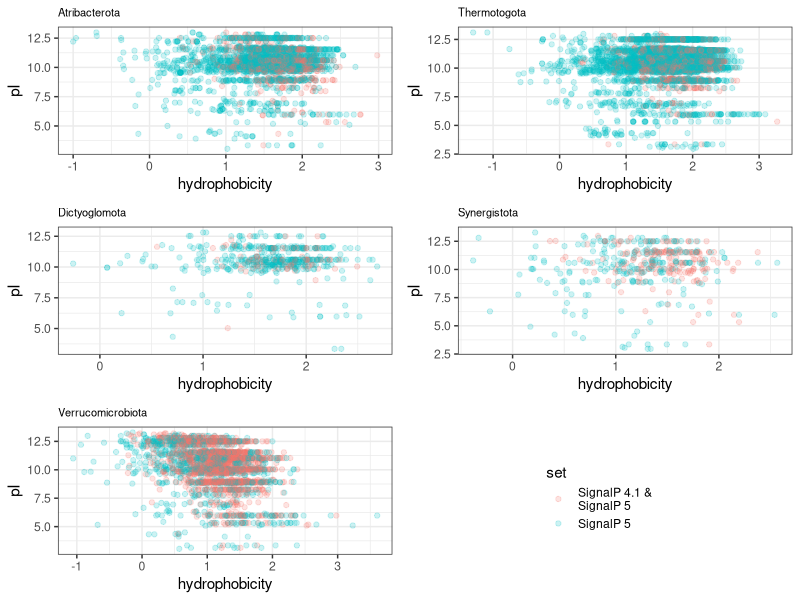
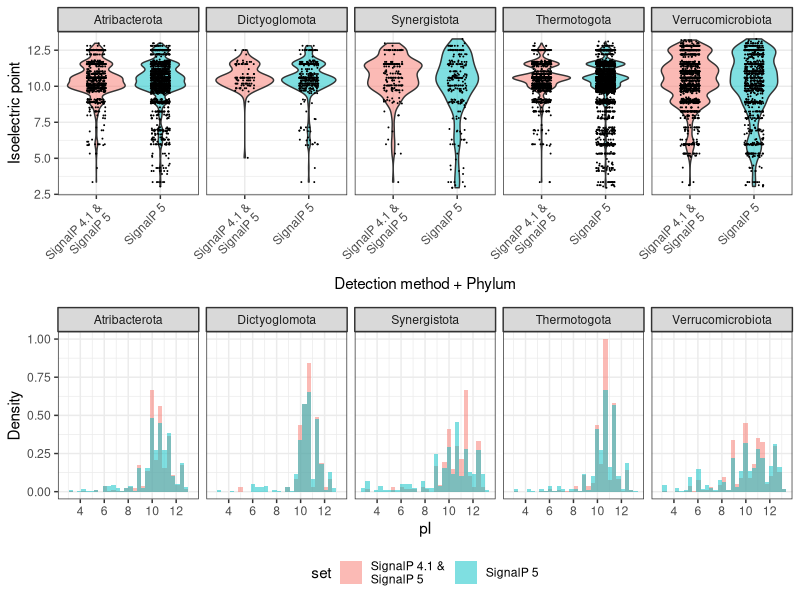
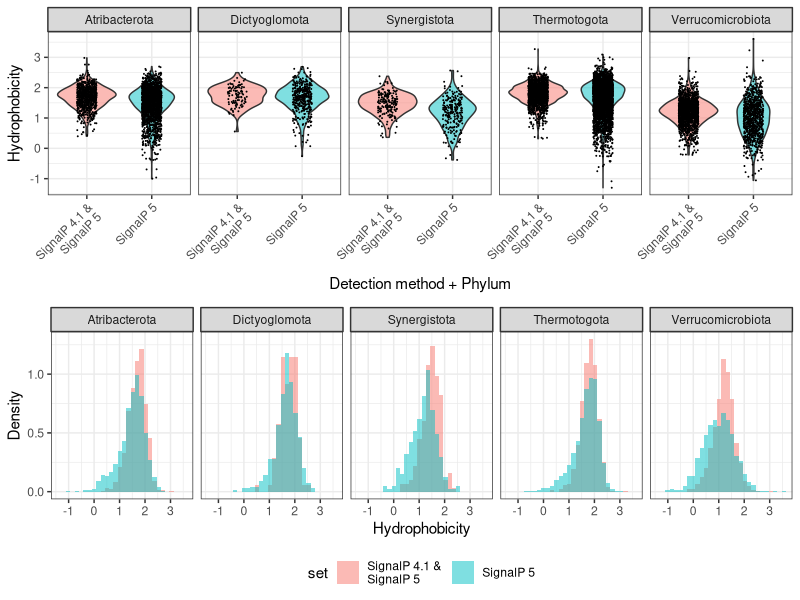
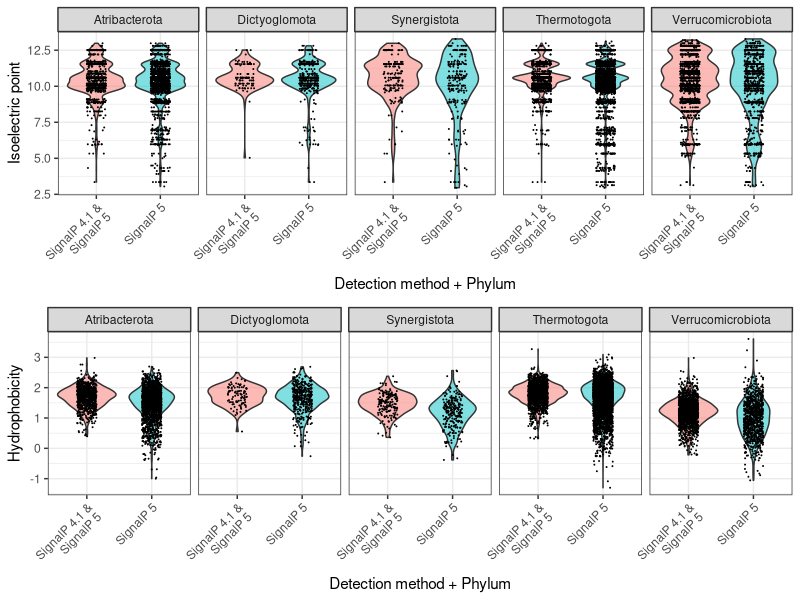

Source code (R) for these figures, in order:
library('data.table')
library('magrittr')
library('ggplot2')
library('cowplot')
#library('kSamples')

## permutation test
perm_test = function(x, y, n_perm = 1e3)
{
  obsdiff = mean(x) - mean(y)
  
  ## Calc differences after resampling
  diffs = data.table(perm = 1:n_perm)[,
  {
    resample = c(x, y) %>% sample()
    .(diff = mean(resample[1:length(x)]) - mean(resample[-(1:length(x))]))
  }, by = perm][,diff]
  
  pval = mean(abs(diffs) >= abs(obsdiff))
  
  return(list(obsdiff, pval))
}

dats = fread('hydrophobicity-and-pI.tsv.xls', sep='\t', header=TRUE)

dats[set == 'intersect', set := 'SignalP 4.1 &\nSignalP 5']
dats[set == 'signalp5', set := 'SignalP 5']

dats[phylum == 'Caldatribacteriota', phylum := 'Atribacterota']
dats[phylum == 'Thermotoga', phylum := 'Thermotogota']
dats[phylum == 'Dictyoglomi', phylum := 'Dictyoglomota']
dats[phylum == 'Synergistetes', phylum := 'Synergistota']
dats[phylum == 'Verrucomicrobia', phylum := 'Verrucomicrobiota']

plots = dats[,phylum] %>% unique() %>% lapply(
function(gi)
    {
        ggplot() +
            geom_point(data = dats[phylum == gi,], aes(x = hydrophobicity, y = pI, color = set), alpha = 0.2) +
            ggtitle(gi) +
            theme_bw() +
            #scale_y_continuous(breaks = 0:4/4, labels = 0:4/4, limits = c(0,1)) +
            theme(legend.position = 'none',
                  plot.title = element_text(size=8))
    })

plots2 = c(plots, list(get_legend(plots[[length(plots)]] + theme(legend.position = 'right'))))

pdf('hydrophobicity-and-pI.pdf', height = 12, width = 6)
    p = plot_grid(plotlist = plots2, ncol = 2)
    plot(p)
dev.off()

#pdf('isoelectric-point.pdf')
p1 = ggplot(dats, aes(x=set, y=pI, fill = set)) + 
  #geom_boxplot(outlier.shape = NA, alpha = 0.2) +
  #geom_jitter(position=position_jitter(width = 0.3, height = 0), alpha = 0.2, aes(color = set)) +
  geom_violin(outlier.shape = NA, alpha = 0.5) +
  geom_jitter(position=position_jitter(width = 0.15, height = 0), alpha = 1, size = 0.025) +
  facet_grid(. ~ phylum, scales = 'free_x', space = 'free_x') +
  theme_bw()  +
  theme(strip.clip = "off") +
  theme(axis.text.x = element_text(angle = 45, hjust = 1, vjust = 1)) +
  theme(legend.position = 'none') +
  xlab('Detection method + Phylum') +
  ylab('Isoelectric point')
#plot(p1)
#dev.off()

#pdf('hydrophobicity.pdf')
p2 = ggplot(dats, aes(x=set, y=hydrophobicity, fill = set)) + 
  #geom_boxplot(outlier.shape = NA, alpha = 0.2) +
  #geom_jitter(position=position_jitter(width = 0.3, height = 0), alpha = 0.2, aes(color = set)) +
  geom_violin(outlier.shape = NA, alpha = 0.5) +
  geom_jitter(position=position_jitter(width = 0.15, height = 0), alpha = 1, size = 0.025) +
  facet_grid(. ~ phylum, scales = 'free_x', space = 'free_x') +
  theme_bw()  +
  theme(strip.clip = "off") +
  theme(axis.text.x = element_text(angle = 45, hjust = 1, vjust = 1)) +
  theme(legend.position = 'none') +
  xlab('Detection method + Phylum') +
  ylab('Hydrophobicity')
#plot(p2)

#dev.off()


#pdf('hydrophobicity-hist.pdf')
p3 = ggplot(dats, aes(x=hydrophobicity, fill=set, y = stat(density))) + 
  geom_histogram(alpha = 0.5, position="identity") +
  facet_grid(. ~ phylum) +
  theme_bw() +
  theme(strip.clip = "off") +
  theme(legend.position = 'bottom') +
  xlab('Hydrophobicity') +
  ylab('Density')
#plot(p3)

#dev.off()

#pdf('pI-hist.pdf')
p4 = ggplot(dats, aes(x=pI, fill=set, y = stat(density))) + 
  geom_histogram(alpha = 0.5, position="identity") +
  facet_grid(. ~ phylum) +
  theme_bw() +
  theme(strip.clip = "off") +
  theme(legend.position = 'bottom') +
  xlab('pI') +
  ylab('Density')
#plot(p4)

#dev.off()

svg('pI.svg')
    {plot_grid(p1, p4, nrow = 2) %>% plot()}
dev.off()

svg('hydrophobicity.svg')
    {plot_grid(p2, p3, nrow = 2) %>% plot()}
dev.off()

svg('pI-hydrophobicity-boxplots.svg')
    {plot_grid(p1, p2, nrow = 2) %>% plot()}
dev.off()

perm.pI = lapply(dats[,phylum] %>% unique(),
function(phyl)
{
    z = with(dats[phylum == phyl,], 
        perm_test(pI[set == 'SignalP 5'], pI[set == 'SignalP 4.1 &\nSignalP 5'])) %>% unclass() %>% as.list() %>% as.data.table()
    return(z[1,] %>% unlist())
}) %>% do.call('rbind',.) %>% setNames(c('pI.diffs','pI.pval'))

perm.hydrophobicity = lapply(dats[,phylum] %>% unique(),
function(phyl)
{
    z = with(dats[phylum == phyl,], 
        perm_test(hydrophobicity[set == 'SignalP 5'], hydrophobicity[set == 'SignalP 4.1 &\nSignalP 5'])) %>% unclass() %>% as.list() %>% as.data.table()
    return(z[1,] %>% unlist())
}) %>% do.call('rbind',.)  %>% setNames(c('hydrophobicity.diffs','hydrophobicity.pval'))

pvals = cbind(phylum = dats[,phylum] %>% unique(), perm.hydrophobicity, perm.pI)
colnames(pvals) = c('phylum', 'hydrobicity.difference', 'hydrohobicity.pval', 'pI.difference', 'pI.pval')
fwrite(pvals, 'p-values-signalp5-vs-intersect.tsv.xls', sep='\t')

sink('phylum-anova.txt')
    aov(hydrophobicity ~ phylum, dats[set == 'SignalP 5',]) %>% summary()
    aov(hydrophobicity ~ phylum, dats[set == 'SignalP 5',]) %>% TukeyHSD()
    aov(hydrophobicity ~ phylum, dats[set == 'SignalP 4.1 &\nSignalP 5',]) %>% summary()
    aov(hydrophobicity ~ phylum, dats[set == 'SignalP 4.1 &\nSignalP 5',]) %>% TukeyHSD()
    
    aov(pI ~ phylum, dats[set == 'SignalP 5',]) %>% summary()
    aov(pI ~ phylum, dats[set == 'SignalP 5',]) %>% TukeyHSD()
    aov(pI ~ phylum, dats[set == 'SignalP 4.1 &\nSignalP 5',]) %>% summary()
    aov(pI ~ phylum, dats[set == 'SignalP 4.1 &\nSignalP 5',]) %>% TukeyHSD()
sink()
